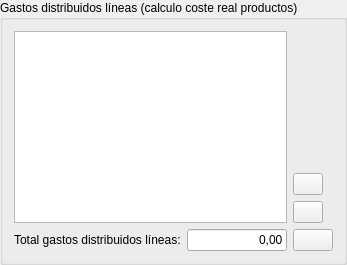
            <widget class="QGroupBox" name="groupBox_7">
             <property name="title">
              <string>Gastos distribuidos líneas (calculo coste real productos)</string>
             </property>
             <layout class="QGridLayout" name="gridLayout_13">
              <item row="2" column="2">
               <widget class="QPushButton" name="btnBorrarCostes">
                <property name="maximumSize">
                 <size>
                  <width>30</width>
                  <height>16777215</height>
                 </size>
                </property>
                <property name="text">
                 <string/>
                </property>
                <property name="icon">
                 <iconset resource="../maya.qrc">
                  <normaloff>:/Icons/PNG/borrar.png</normaloff>:/Icons/PNG/borrar.png</iconset>
                </property>
               </widget>
              </item>
              <item row="1" column="2">
               <widget class="QPushButton" name="btnAnadir_costes">
                <property name="maximumSize">
                 <size>
                  <width>30</width>
                  <height>16777215</height>
                 </size>
                </property>
                <property name="text">
                 <string/>
                </property>
                <property name="icon">
                 <iconset resource="../maya.qrc">
                  <normaloff>:/Icons/PNG/add.png</normaloff>:/Icons/PNG/add.png</iconset>
                </property>
               </widget>
              </item>
              <item row="0" column="0" rowspan="3" colspan="2">
               <widget class="QTableView" name="tablagastos">
                <property name="alternatingRowColors">
                 <bool>true</bool>
                </property>
                <property name="selectionMode">
                 <enum>QAbstractItemView::SingleSelection</enum>
                </property>
                <property name="selectionBehavior">
                 <enum>QAbstractItemView::SelectRows</enum>
                </property>
                <attribute name="horizontalHeaderStretchLastSection">
                 <bool>true</bool>
                </attribute>
                <attribute name="verticalHeaderVisible">
                 <bool>false</bool>
                </attribute>
               </widget>
              </item>
              <item row="3" column="0">
               <widget class="QLabel" name="label_19">
                <property name="text">
                 <string>Total gastos distribuidos líneas:</string>
                </property>
               </widget>
              </item>
              <item row="3" column="1">
               <widget class="QLineEdit" name="txtTotal_gastos_linea">
                <property name="maximumSize">
                 <size>
                  <width>100</width>
                  <height>16777215</height>
                 </size>
                </property>
                <property name="text">
                 <string>0,00</string>
                </property>
                <property name="alignment">
                 <set>Qt::AlignRight|Qt::AlignTrailing|Qt::AlignVCenter</set>
                </property>
               </widget>
              </item>
              <item row="3" column="2">
               <widget class="QPushButton" name="btnRefrescar_">
                <property name="toolTip">
                 <string>Aplicar a líneas</string>
                </property>
                <property name="text">
                 <string/>
                </property>
                <property name="icon">
                 <iconset resource="../maya.qrc">
                  <normaloff>:/Icons/PNG/refrescar.png</normaloff>:/Icons/PNG/refrescar.png</iconset>
                </property>
               </widget>
              </item>
             </layout>
            </widget>
